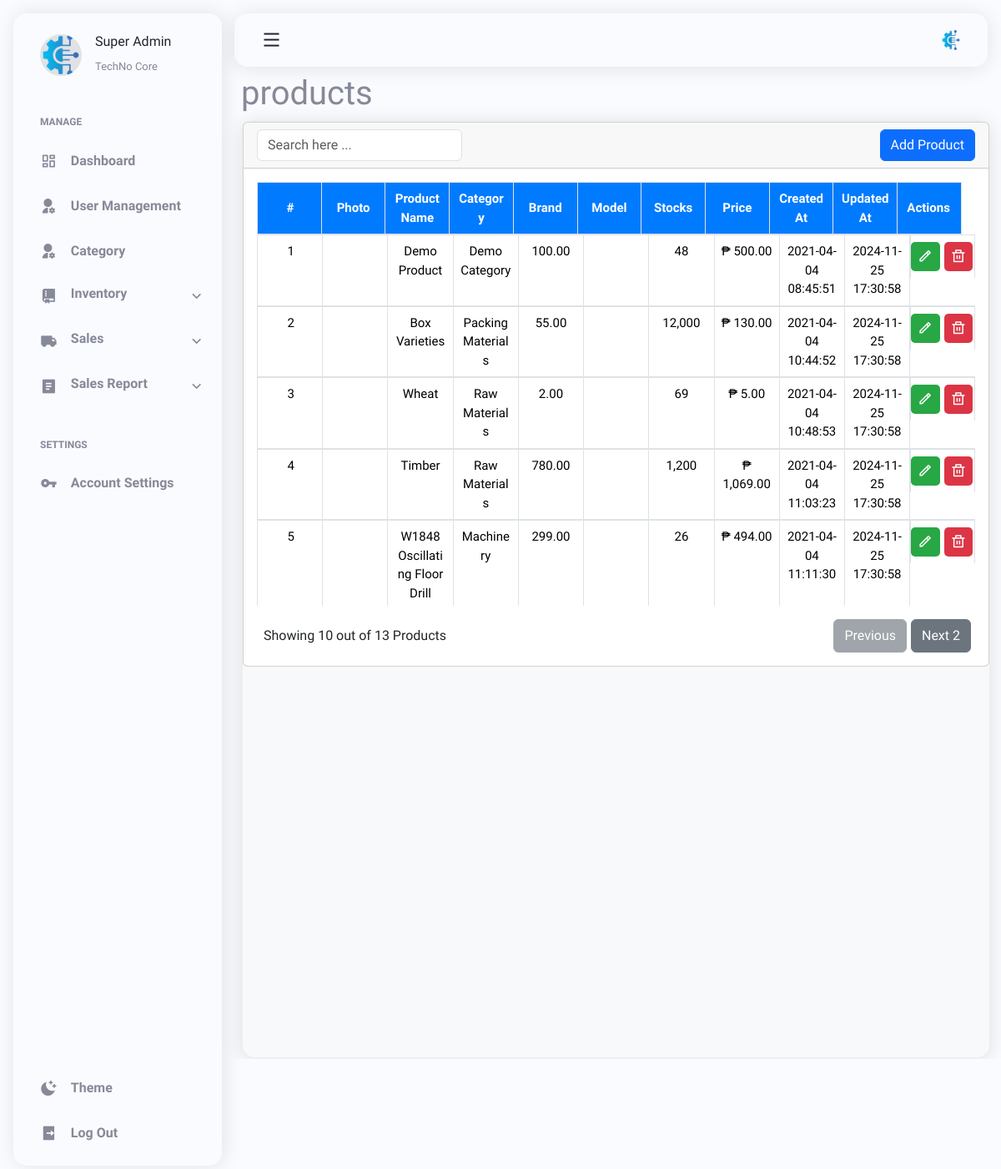
The app's page /pages/products.php (signed in), older data.
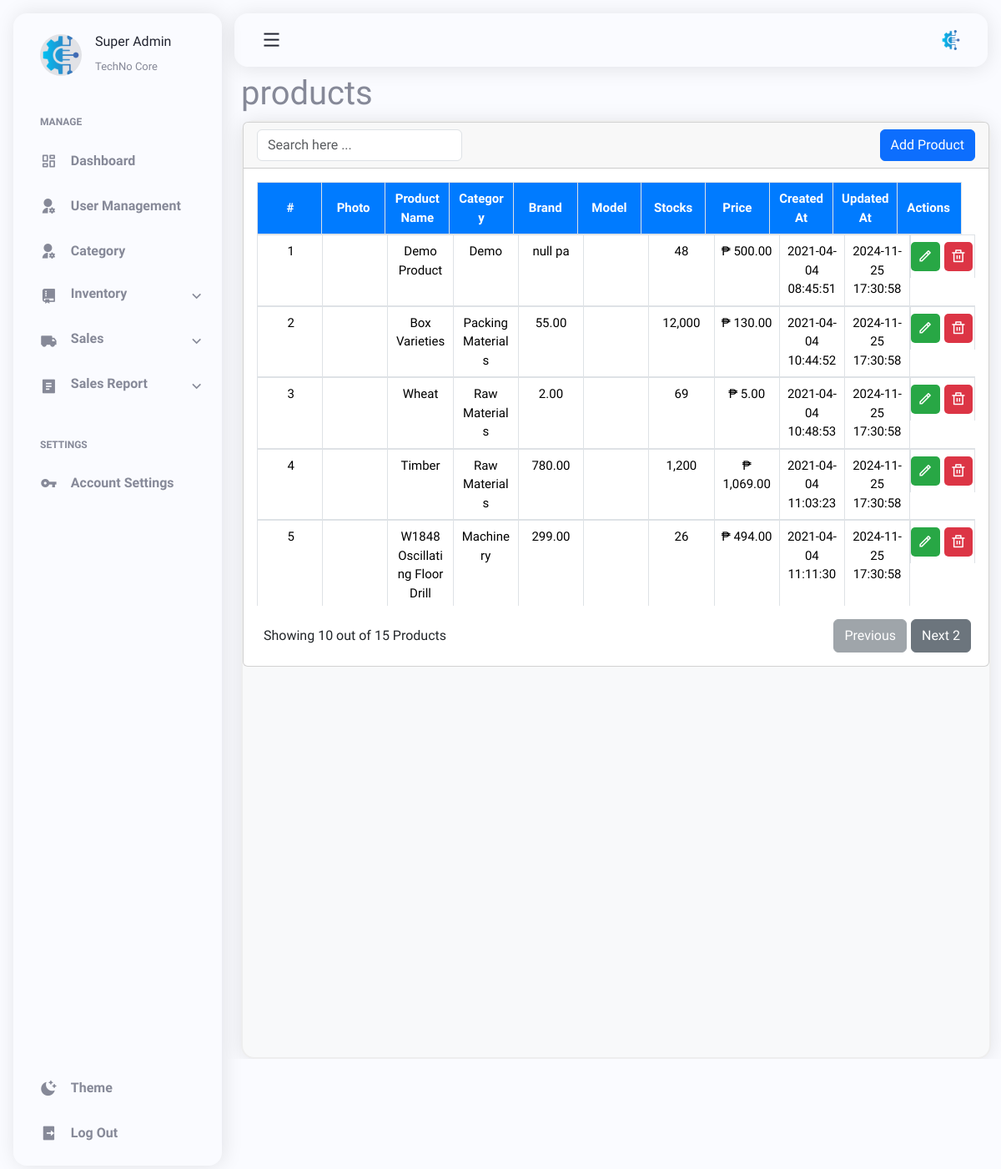
The same page, newer data.
### tables this page shows
CREATE TABLE `products` (
  `prod_id` int(11) UNSIGNED NOT NULL,
  `name` varchar(255) NOT NULL,
  `quantity` varchar(50) DEFAULT NULL,
  `prod_brand` varchar(100) DEFAULT NULL,
  `prod_model` varchar(100) DEFAULT NULL,
  `sale_price` decimal(25,2) NOT NULL,
  `categorie_id` int(11) UNSIGNED NOT NULL,
  `media_id` int(11) DEFAULT 0,
  `created_at` timestamp NOT NULL DEFAULT current_timestamp(),
  `updated_at` timestamp NOT NULL DEFAULT current_timestamp()
);

CREATE TABLE `categories` (
  `category_id` int(11) UNSIGNED NOT NULL,
  `name` varchar(60) NOT NULL,
  `created_at` timestamp NOT NULL DEFAULT current_timestamp()
);

### pages/products.php (the view, shortened to what the changed rows need)
<?php
include('../layouts/header.php');
require_once '../includes/load.php';
?>
<link rel="stylesheet" href="../lib/products/products.css">
    <?php include('../layouts/sidebar.php'); ?>
    <h1 class="dash-fix">products</h1>
    <div class="main__container">
        <div class="container p-0 m-0">
            <div class="row">
                <div class="col-lg-12">
                    <div class="card">
                        <div class="card-body">
                            <div class="table-responsive">
                                <table class="table table-bordered">
                                    <thead>
                                        <tr>
                                            <th class="text-center">#</th>
                                            <th>Photo</th>
                                            <th>Product Name</th>
                                            <th>Category</th>
                                            <th>Brand</th>
                                            <th>Model</th>
                                            <th>Stocks</th>
                                            <th>Price</th>
                                            <th>Created At</th>
                                            <th>Updated At</th>
                                            <th class="text-center">Actions</th>
                                        </tr>
                                    </thead>
                                    <tbody>
                                        <?php
                                        $stmt = $conn->query("SELECT prod_id, name, categorie_id, prod_brand, prod_model, quantity, sale_price, created_at, updated_at FROM products");
                                        $categoryStmt = $conn->prepare("SELECT name FROM categories WHERE category_id = ?");
                                        $counter = 1;
                                        while ($row = $stmt->fetch()) {
                                            $categoryStmt->execute([$row['categorie_id']]);
                                            $category = $categoryStmt->fetchColumn();
                                            ?>
                                            <tr>
                                                <td class="text-center"><?= $counter++ ?></td>
                                                <td class="text-center"><?= htmlspecialchars($row['prod_model']) ?></td>
                                                <td class="text-center"><?= htmlspecialchars($row['name']) ?></td>
                                                <td class="text-center"><?= htmlspecialchars($category) ?></td>
                                                <td class="text-center"><?= htmlspecialchars($row['prod_brand']) ?></td>
                                                <td class="text-center"><?= htmlspecialchars($row['prod_model']) ?></td>
                                                <td class="text-center">
                                                    <?= htmlspecialchars(number_format($row['quantity'])) ?></td>
                                                <td class="text-center"><?= '₱ ' . number_format($row['sale_price'], 2) ?>
                                                </td>
                                                <td class="text-center"><?= htmlspecialchars($row['created_at']) ?></td>
                                                <td class="text-center"><?= htmlspecialchars($row['updated_at']) ?></td>
                                                <td class="text-center d-flex justify-content-center">
                                                    <button type="button" class="editPro-btn btn-secondary"
                                                        data-bs-toggle="modal"
                                                        data-bs-target="#editProdouctModal_<?= $row['prod_id'] ?>">
                                                        <i class="ri-pencil-line"></i>
                                                    </button>
                                                    <button type="button" class="deletePro-btn btn-danger"
                                                        data-bs-toggle="modal"
                                                        data-bs-target="#deleteProductModal_<?= $row['prod_id'] ?>">
                                                        <i class="ri-delete-bin-line"></i>
                                                    </button>
                                                </td>
                                            </tr>
                                        <?php } ?>
                                    </tbody>
                                </table>
                                <div class="pagination-container d-flex">
                                    <span class="total-users me-auto p-2">Showing 8 out of 0 users</span>
                                    <button class="prev-page btn btn-secondary" disabled>Previous</button>
                                    <button class="next-page btn btn-secondary" disabled>Next</button>
                                </div>
                            </div>
                        </div>
                    </div>
                </div>
            </div>
        </div>
    </div>
</body>
</html>

Row changes from the older to the newer data that the page shows:
changed products "Demo Product": categorie.name "Demo Category" → "Demo"; prod_brand "100.00" → "null pa"
Text that changed along with them:
text written by a page script: "Showing 10 out of 13 Products" → "Showing 10 out of 15 Products"
